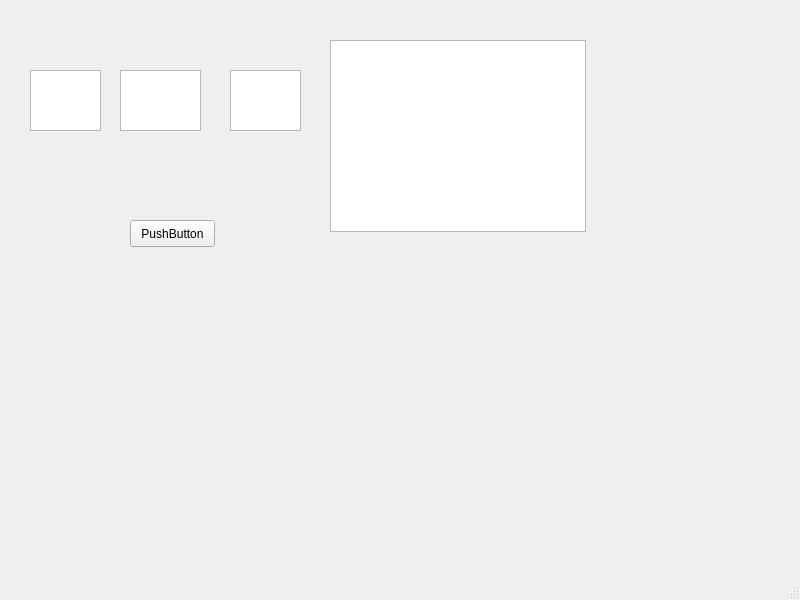
<?xml version="1.0" encoding="UTF-8"?>
<ui version="4.0">
 <class>MainWindow</class>
 <widget class="QMainWindow" name="MainWindow">
  <property name="geometry">
   <rect>
    <x>0</x>
    <y>0</y>
    <width>800</width>
    <height>600</height>
   </rect>
  </property>
  <property name="windowTitle">
   <string>MainWindow</string>
  </property>
  <widget class="QWidget" name="centralwidget">
   <widget class="QTextEdit" name="textEdit">
    <property name="geometry">
     <rect>
      <x>30</x>
      <y>70</y>
      <width>71</width>
      <height>61</height>
     </rect>
    </property>
   </widget>
   <widget class="QTextEdit" name="textEdit_2">
    <property name="geometry">
     <rect>
      <x>120</x>
      <y>70</y>
      <width>81</width>
      <height>61</height>
     </rect>
    </property>
   </widget>
   <widget class="QTextEdit" name="textEdit_3">
    <property name="geometry">
     <rect>
      <x>230</x>
      <y>70</y>
      <width>71</width>
      <height>61</height>
     </rect>
    </property>
   </widget>
   <widget class="QTextBrowser" name="textBrowser">
    <property name="geometry">
     <rect>
      <x>330</x>
      <y>40</y>
      <width>256</width>
      <height>192</height>
     </rect>
    </property>
   </widget>
   <widget class="QPushButton" name="pushButton">
    <property name="geometry">
     <rect>
      <x>130</x>
      <y>220</y>
      <width>85</width>
      <height>27</height>
     </rect>
    </property>
    <property name="text">
     <string>PushButton</string>
    </property>
   </widget>
  </widget>
  <widget class="QMenuBar" name="menubar">
   <property name="geometry">
    <rect>
     <x>0</x>
     <y>0</y>
     <width>800</width>
     <height>27</height>
    </rect>
   </property>
  </widget>
  <widget class="QStatusBar" name="statusbar"/>
 </widget>
 <resources/>
 <connections/>
</ui>
